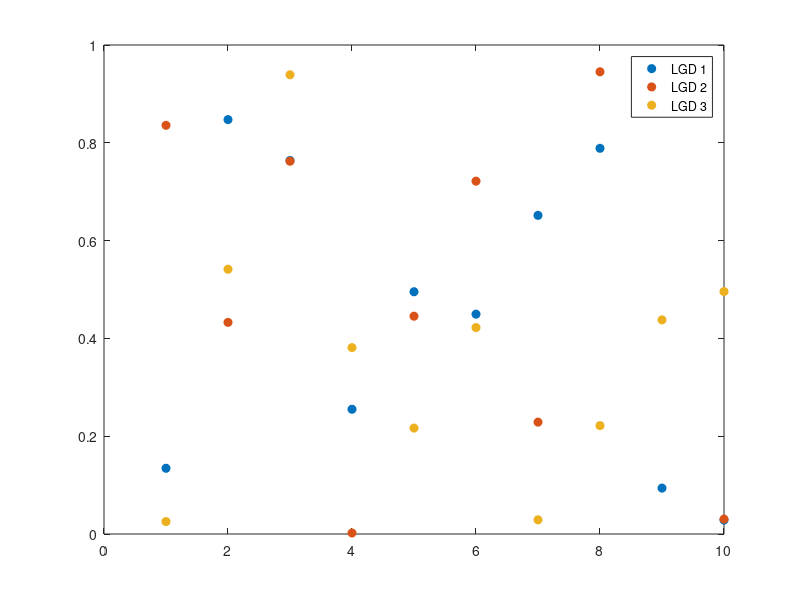

Write MATLAB code to recreate this figure.
clear; close all; clc;

rng(1)

figure;
h1 = plot(1:10, rand(1,10), 'o', 'markerfacecolor', [0, 0.447, 0.741]);
hold on;
h2 = plot(1:10, rand(1,10), 'o', 'markerfacecolor', [0.85, 0.325, 0.098]);
h3 = plot(1:10, rand(1,10), 'o', 'markerfacecolor', [0.929, 0.694, 0.125]);

h = [h1, h2, h3];

[~, icons] = legend(h,'LGD 1', 'LGD 2', 'LGD 3');

% Type은 line이면서 Marker는 없지는 않는 것을 찾아야 함.
icons = findobj(icons,'Type','line','-not','Marker','none'); 

set(icons, 'Markersize',12)